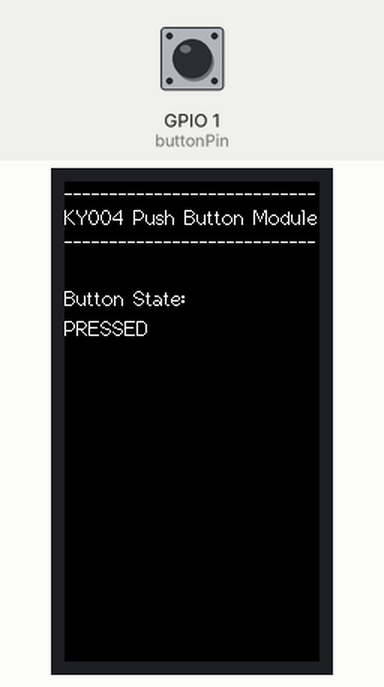
Simulated run of this program. Board: ESP32-S3. Parts: 170×320 colour display. The inputs (shaded band) are chosen by the test bench; at power-on: GPIO 1 (buttonPin) HIGH.

Above: at 1.4 s.
1.5 s: GPIO 1 (buttonPin) pulled LOW for 0.15 s
At 1.57 s:
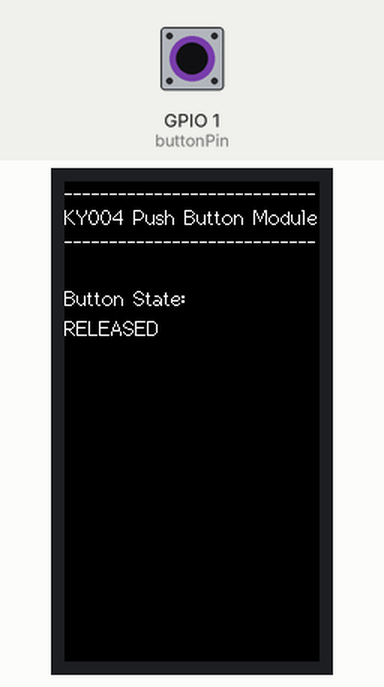
Timing chart, 0 to 4.5 s (numbered marks = the images above; inputs shaded):
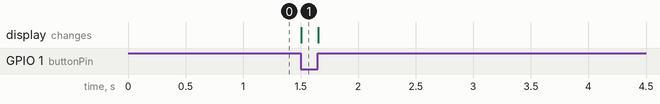

Measured:
- after the input at 1.5 s, the display: changes at once (image 1)

The program:

main.cpp
```cpp
/*********************************************************************************************************
* LILYGO T-Display-S3 KY-004 Push Button Module Project with an Interrupt Service Routine (ISR)
*
* This code demonstrates the use of hardware interrupts to detect button presses and releases
*  using a KY-004 module.
* The button retains its natural momentary behavior, and the display shows the current state of the button.
* The ESP32 is active low, so the interrupt is triggered on both falling (button press)
*  and rising (button release) edges.
* The button state is displayed on the built-in screen using the TFT_eSPI library.
*
* Real-time Responsiveness:
*  ISRs are ideal for applications requiring immediate response to events, such as button presses,
*  sensor triggers, safety triggers, or communication signals. They ensure the system reacts instantly
*  without waiting for the main loop to process the event.
*
* Pin Connections: (had to swap V & GND pins to get the button to work)
*  - KY-004 '-'       -> 3.3V
*  - KY-004 'middle'  -> GND
*  - KY-004 'S'       -> GPIO1
*
* KY-004 Specifications:
*  - Protocol: Digital
*  - Operating Voltage: 3.3V to 5.5V
*  - Operating Temperature: -25°C to 105°C
*
* Notes:
*  - Signal on GPIO1 is active low, this means that when the button is pressed there is 0V on the pin.
      If the button is released there is 3.3V on the pin.
   - Try not to touch the 4 button pins on the underside of the module as this will cause the button to
      switch. Mount or hold the module on the edges when pressing the button.
   - Since our loop is simply reacting to button presses and display redraw, we don't need to add a delay
      at the end of the loop to slow down the loop cycle. The loop should be as responsive as possible.
**********************************************************************************************************/

/*************************************************************
******************* INCLUDES & DEFINITIONS *******************
**************************************************************/

#include <Arduino.h>
#include <TFT_eSPI.h>

// TFT_eSPI
TFT_eSPI tft = TFT_eSPI();

// Pin definitions
const int buttonPin = 1; // digital pin for push button

// Variables for debouncing
volatile bool buttonPressed = false;  // flag to indicate button press
volatile bool buttonReleased = false; // flag to indicate button release
volatile bool buttonState = false;    // current button state
unsigned long lastDebounceTime = 0;   // last time the button state was toggled
const long debounceInterval = 10;     // debounce interval (ms)

// Global variables
bool redrawRequired = true;  // flag to redraw the screen


/*************************************************************
********************** HELPER FUNCTIONS **********************
**************************************************************/

// Function to draw static elements on the TFT screen
void drawStaticElements() {
  // Clear the screen and set text properties
  tft.fillScreen(TFT_BLACK);
  tft.setTextFont(2);
  tft.setTextColor(TFT_WHITE, TFT_BLACK);

  // Reset cursor to the top-left corner
  tft.setCursor(0, 0);

  // Display header
  tft.println("----------------------------");
  tft.println("KY004 Push Button Module");
  tft.println("----------------------------");

  // Display static labels
  tft.setCursor(0, 70); // position for button state label
  tft.print("Button State:");
}

// Function to update dynamic elements on the TFT screen
void updateDynamicElements() {
  // Update button state
  tft.setCursor(0, 90);      // position for button state value (below the label)
  tft.print("            "); // clear previous value (12 spaces for padding)
  tft.setCursor(0, 90);      // reset cursor
  tft.print(buttonState ? "RELEASED" : "PRESSED");
}


/*************************************************************
*********************** MAIN FUNCTIONS ***********************
**************************************************************/

// Interrupt Service Routine (ISR) for button press and release
void IRAM_ATTR handleButtonChange() {
  static unsigned long lastInterruptTime = 0;
  unsigned long interruptTime = millis();

  // Debounce the button press/release
  if (interruptTime - lastInterruptTime > debounceInterval) {
    bool currentState = !digitalRead(buttonPin); // read the current state (active low)

    if (currentState != buttonState) {
      buttonState = currentState; // update the button state

      // Set the appropriate flag based on the button state
      if (buttonState) {
        buttonPressed = true;  // button is pressed
      } else {
        buttonReleased = true; // button is released
      }
    }
  }
  lastInterruptTime = interruptTime;
}


// SETUP
void setup() {
  // Set pin modes with internal pull-up resistor
  pinMode(buttonPin, INPUT);

  // Initialize the button state based on the actual button state at startup
  buttonState = !digitalRead(buttonPin); // read the initial state of the button

  // Attach the interrupt to the button pin for both FALLING and RISING edges
  attachInterrupt(digitalPinToInterrupt(buttonPin), handleButtonChange, CHANGE);

  // Initialize the TFT display
  tft.init();
  tft.setRotation(0);                     // adjust rotation (0 & 2 portrait | 1 & 3 landscape)
  tft.fillScreen(TFT_BLACK);              // black background
  tft.setTextFont(2);                     // set the font size
  tft.setTextColor(TFT_WHITE, TFT_BLACK); // set text colour (white) and background colour (black)

  // Draw static elements once
  drawStaticElements();

  // Initial display update
  redrawRequired = true; // update display
}


// MAIN LOOP
void loop() {
  // Check if the button press flag is set
  if (buttonPressed) {
    // Handle button press event
    redrawRequired = true; // update display
    buttonPressed = false; // reset the flag
  }

  // Check if the button release flag is set
  if (buttonReleased) {
    // Handle button release event
    redrawRequired = true;  // update display
    buttonReleased = false; // reset the flag
  }

  // Update the display if the button state has changed
  if (redrawRequired) {
    updateDynamicElements();
    redrawRequired = false; // reset the flag
  }
}
```
